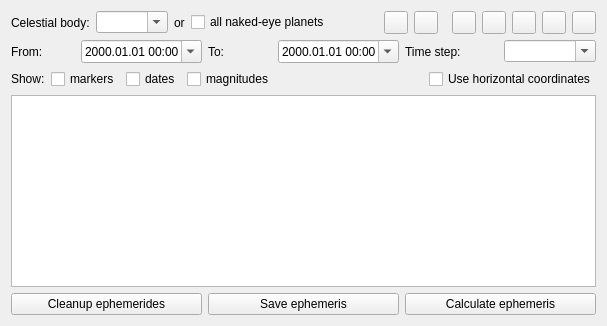
        <widget class="QWidget" name="stackedWidgetPage2">
         <layout class="QGridLayout" name="gridLayout_3">
          <item row="7" column="0" colspan="2">
           <widget class="QTreeWidget" name="ephemerisTreeWidget">
            <property name="editTriggers">
             <set>QAbstractItemView::NoEditTriggers</set>
            </property>
            <property name="rootIsDecorated">
             <bool>false</bool>
            </property>
            <property name="uniformRowHeights">
             <bool>true</bool>
            </property>
            <property name="itemsExpandable">
             <bool>false</bool>
            </property>
            <property name="sortingEnabled">
             <bool>true</bool>
            </property>
            <property name="expandsOnDoubleClick">
             <bool>false</bool>
            </property>
            <property name="columnCount">
             <number>0</number>
            </property>
           </widget>
          </item>
          <item row="3" column="0" colspan="2">
           <layout class="QHBoxLayout" name="horizontalLayout_17">
            <property name="topMargin">
             <number>0</number>
            </property>
            <item>
             <widget class="QLabel" name="label">
              <property name="text">
               <string>Show:</string>
              </property>
             </widget>
            </item>
            <item>
             <widget class="QCheckBox" name="ephemerisShowMarkersCheckBox">
              <property name="toolTip">
               <string>Show markers of positions of the current celestial body on the sky</string>
              </property>
              <property name="text">
               <string>markers</string>
              </property>
             </widget>
            </item>
            <item>
             <widget class="QCheckBox" name="ephemerisShowDatesCheckBox">
              <property name="toolTip">
               <string>Show dates of positions of current celestial body near markers</string>
              </property>
              <property name="text">
               <string>dates</string>
              </property>
             </widget>
            </item>
            <item>
             <widget class="QCheckBox" name="ephemerisShowMagnitudesCheckBox">
              <property name="toolTip">
               <string>Show magnitudes of current celestial body</string>
              </property>
              <property name="text">
               <string>magnitudes</string>
              </property>
             </widget>
            </item>
            <item>
             <spacer name="horizontalSpacer">
              <property name="orientation">
               <enum>Qt::Horizontal</enum>
              </property>
              <property name="sizeHint" stdset="0">
               <size>
                <width>40</width>
                <height>20</height>
               </size>
              </property>
             </spacer>
            </item>
            <item>
             <widget class="QCheckBox" name="ephemerisHorizontalCoordinatesCheckBox">
              <property name="text">
               <string>Use horizontal coordinates</string>
              </property>
             </widget>
            </item>
           </layout>
          </item>
          <item row="8" column="0" colspan="2">
           <layout class="QHBoxLayout" name="horizontalLayout_11">
            <item>
             <widget class="QPushButton" name="ephemerisCleanupButton">
              <property name="text">
               <string>Cleanup ephemerides</string>
              </property>
             </widget>
            </item>
            <item>
             <widget class="QPushButton" name="ephemerisSaveButton">
              <property name="text">
               <string>Save ephemeris</string>
              </property>
             </widget>
            </item>
            <item>
             <widget class="QPushButton" name="ephemerisPushButton">
              <property name="toolTip">
               <string>Calculations require time, please be patient</string>
              </property>
              <property name="text">
               <string>Calculate ephemeris</string>
              </property>
             </widget>
            </item>
           </layout>
          </item>
          <item row="2" column="0" colspan="2">
           <layout class="QHBoxLayout" name="horizontalLayout_25">
            <item>
             <layout class="QHBoxLayout" name="horizontalLayout_3">
              <item>
               <widget class="QLabel" name="dateFromLabel">
                <property name="text">
                 <string>From:</string>
                </property>
               </widget>
              </item>
              <item>
               <widget class="QDateTimeEdit" name="dateFromDateTimeEdit">
                <property name="wrapping">
                 <bool>true</bool>
                </property>
                <property name="displayFormat">
                 <string notr="true">yyyy.MM.dd hh:mm</string>
                </property>
                <property name="calendarPopup">
                 <bool>true</bool>
                </property>
               </widget>
              </item>
             </layout>
            </item>
            <item>
             <layout class="QHBoxLayout" name="horizontalLayout_4">
              <item>
               <widget class="QLabel" name="dateToLabel">
                <property name="text">
                 <string>To:</string>
                </property>
               </widget>
              </item>
              <item>
               <widget class="QDateTimeEdit" name="dateToDateTimeEdit">
                <property name="wrapping">
                 <bool>true</bool>
                </property>
                <property name="displayFormat">
                 <string notr="true">yyyy.MM.dd hh:mm</string>
                </property>
                <property name="calendarPopup">
                 <bool>true</bool>
                </property>
               </widget>
              </item>
             </layout>
            </item>
            <item>
             <layout class="QHBoxLayout" name="horizontalLayout_2">
              <item>
               <widget class="QLabel" name="ephemerisStepLabel">
                <property name="text">
                 <string>Time step:</string>
                </property>
               </widget>
              </item>
              <item>
               <widget class="QComboBox" name="ephemerisStepComboBox">
                <property name="editable">
                 <bool>true</bool>
                </property>
                <property name="insertPolicy">
                 <enum>QComboBox::NoInsert</enum>
                </property>
               </widget>
              </item>
             </layout>
            </item>
           </layout>
          </item>
          <item row="0" column="0" colspan="2">
           <layout class="QHBoxLayout" name="horizontalLayout">
            <item>
             <widget class="QLabel" name="celestialBodyName">
              <property name="text">
               <string>Celestial body:</string>
              </property>
             </widget>
            </item>
            <item>
             <widget class="QComboBox" name="celestialBodyComboBox">
              <property name="editable">
               <bool>true</bool>
              </property>
              <property name="currentText">
               <string/>
              </property>
              <property name="currentIndex">
               <number>-1</number>
              </property>
              <property name="insertPolicy">
               <enum>QComboBox::NoInsert</enum>
              </property>
             </widget>
            </item>
            <item>
             <widget class="QLabel" name="labelOr">
              <property name="text">
               <string>or</string>
              </property>
             </widget>
            </item>
            <item>
             <widget class="QCheckBox" name="allNakedEyePlanetsCheckBox">
              <property name="toolTip">
               <string>Compute ephemeris for all planets visible to the unaided eye (works on Earth only)</string>
              </property>
              <property name="text">
               <string>all naked-eye planets</string>
              </property>
             </widget>
            </item>
            <item>
             <spacer name="horizontalSpacer_3">
              <property name="orientation">
               <enum>Qt::Horizontal</enum>
              </property>
              <property name="sizeHint" stdset="0">
               <size>
                <width>40</width>
                <height>20</height>
               </size>
              </property>
             </spacer>
            </item>
            <item>
             <layout class="QHBoxLayout" name="horizontalLayout_26">
              <property name="leftMargin">
               <number>8</number>
              </property>
              <property name="rightMargin">
               <number>8</number>
              </property>
              <item>
               <widget class="QToolButton" name="genericMarkerColor">
                <property name="toolTip">
                 <string>Color of generic ephemeris marker</string>
                </property>
                <property name="text">
                 <string notr="true"/>
                </property>
               </widget>
              </item>
              <item>
               <widget class="QToolButton" name="selectedMarkerColor">
                <property name="toolTip">
                 <string>Color of selected ephemeris marker</string>
                </property>
                <property name="text">
                 <string notr="true"/>
                </property>
               </widget>
              </item>
             </layout>
            </item>
            <item>
             <widget class="QToolButton" name="mercuryMarkerColor">
              <property name="toolTip">
               <string>Color of Mercury's ephemeris marker</string>
              </property>
              <property name="text">
               <string notr="true"/>
              </property>
             </widget>
            </item>
            <item>
             <widget class="QToolButton" name="venusMarkerColor">
              <property name="toolTip">
               <string>Color of Venus' ephemeris marker</string>
              </property>
              <property name="text">
               <string/>
              </property>
             </widget>
            </item>
            <item>
             <widget class="QToolButton" name="marsMarkerColor">
              <property name="toolTip">
               <string>Color of Mars' ephemeris marker</string>
              </property>
              <property name="text">
               <string notr="true"/>
              </property>
             </widget>
            </item>
            <item>
             <widget class="QToolButton" name="jupiterMarkerColor">
              <property name="toolTip">
               <string>Color of Jupiter's ephemeris marker</string>
              </property>
              <property name="text">
               <string notr="true"/>
              </property>
             </widget>
            </item>
            <item>
             <widget class="QToolButton" name="saturnMarkerColor">
              <property name="toolTip">
               <string>Color of Saturn's ephemeris marker</string>
              </property>
              <property name="text">
               <string notr="true"/>
              </property>
             </widget>
            </item>
           </layout>
          </item>
         </layout>
        </widget>
